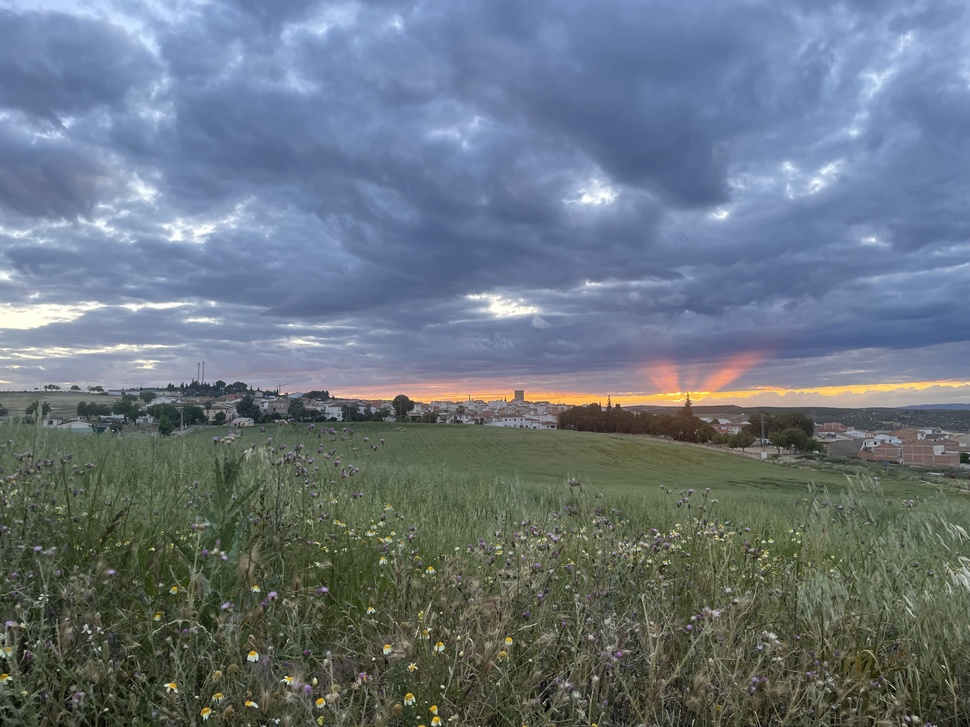
#> input picture ejercicioscapitulo2/imagen.jpg, 970 x 727 px, shrunk from 4032 x 3024 before the run
$ python convertirespacio.py
#> lines starting #> are read from the running program, lines starting #| are printed output that depends on the picture
#convertirespacio.py
import cv2
import matplotlib.pyplot as plt

img = cv2.imread('imagen.jpg')
#> img is the input picture: shape (727, 970, 3); mean B, G, R 127.4, 117, 105.8
img_hsv = cv2.cvtColor(img, cv2.COLOR_BGR2HSV)
#> img_hsv: shape (727, 970, 3); mean H, S, V 78, 72, 137.4

fig, (ax1, ax2) = plt.subplots(1, 2, figsize=(14, 7))

ax1.imshow(cv2.cvtColor(img, cv2.COLOR_BGR2RGB))
ax1.set_title('Original (Espacio RGB)')
ax1.axis('off')

ax2.imshow(img_hsv)
ax2.set_title('Representación HSV (Colores falsos)')
ax2.axis('off')

plt.tight_layout()
plt.show()
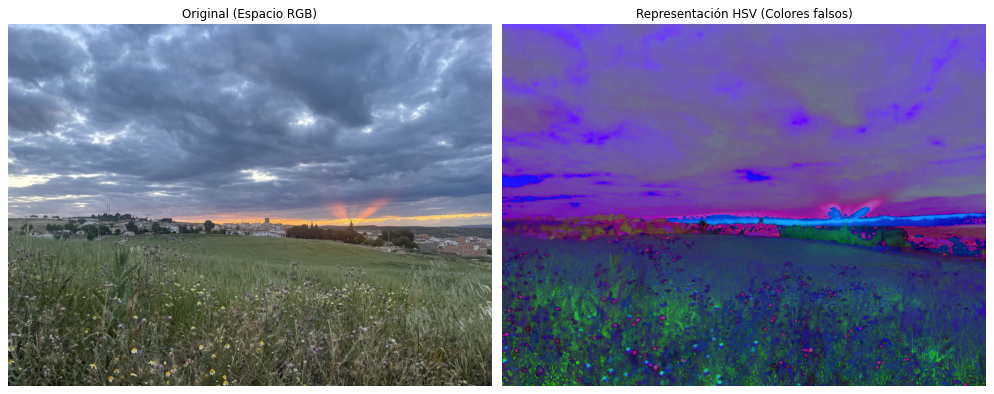
#> figure drawn by matplotlib, 2 panels
